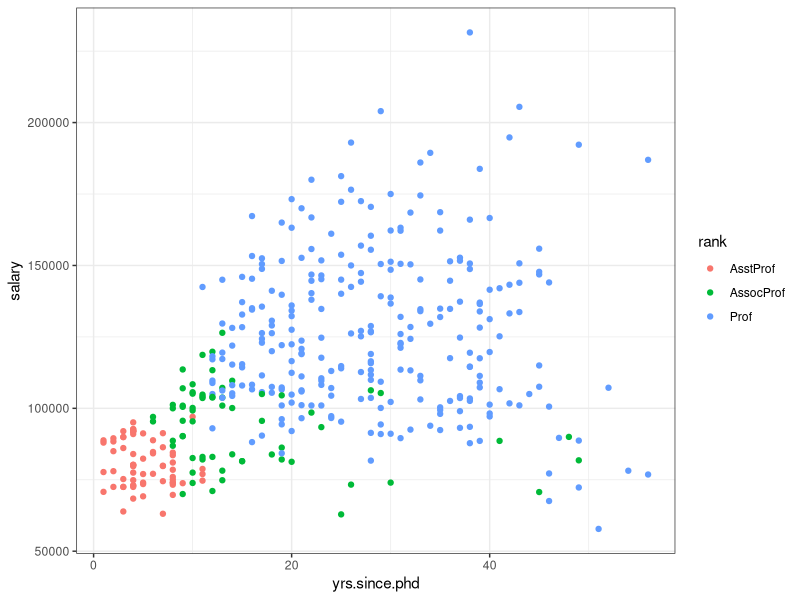
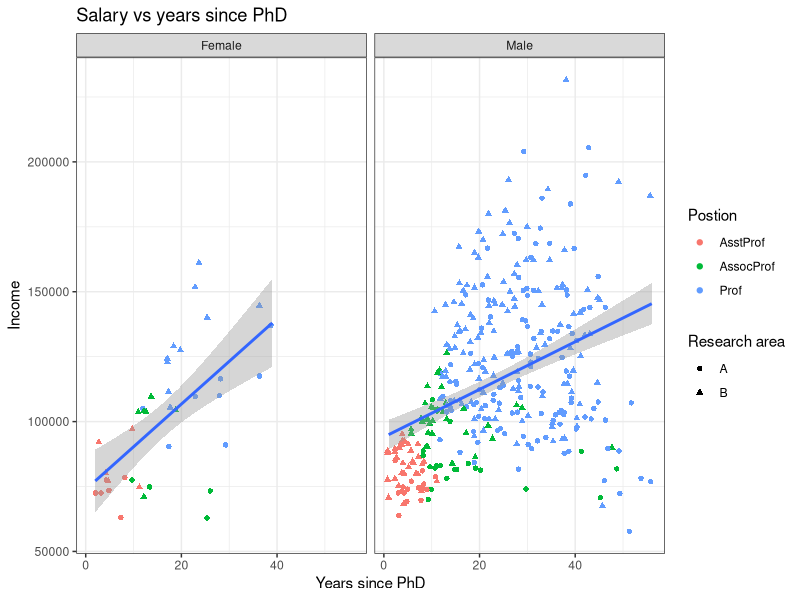
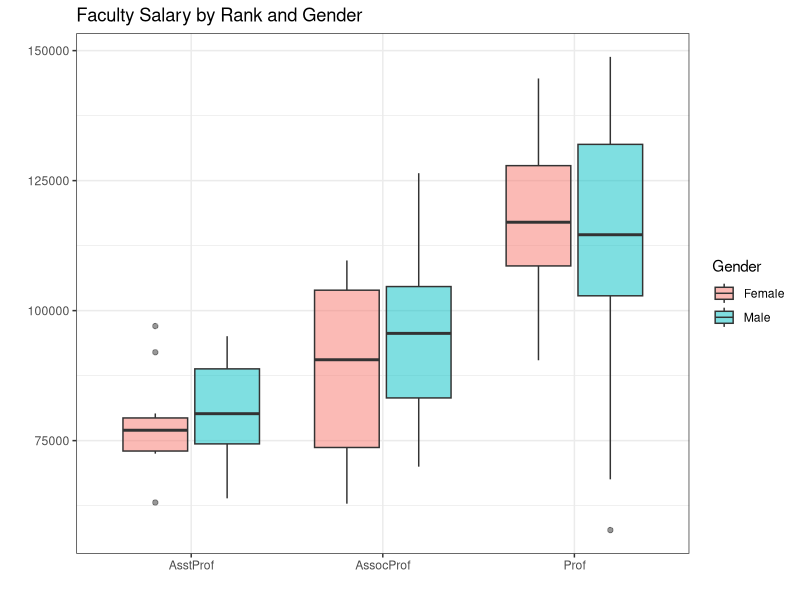
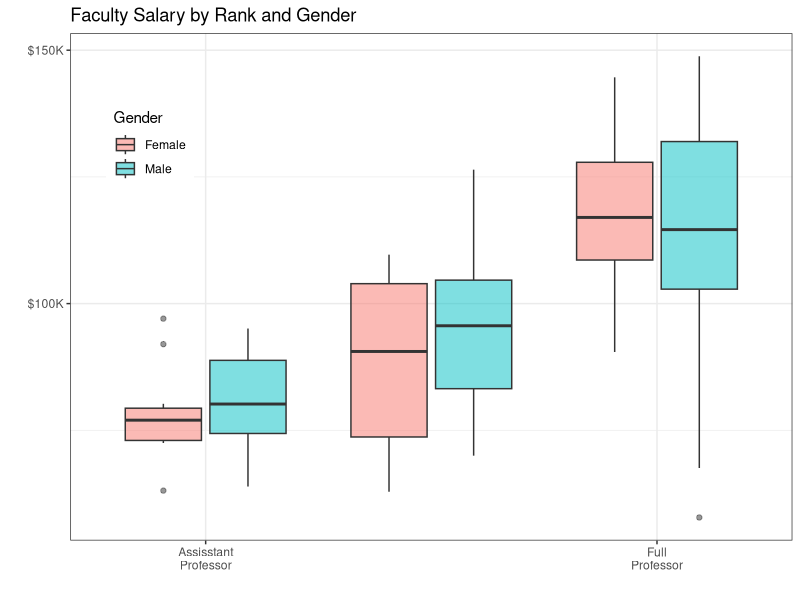

The R script that drew these images, in order:
install.packages("car")
library(car)
library(tidyverse)


theme_set(theme_bw())

# Quick look at the data
head(Salaries)

# Plot salary vs yrs since PhD
Salaries %>% 
  ggplot(aes(x = yrs.since.phd,
         y = salary,
         color = rank))+
  geom_point()



Salaries %>% 
  ggplot(aes(x = yrs.since.phd,
             y = salary,))+
  geom_jitter(aes(color = rank, shape = discipline))+
  geom_smooth(method = lm)+
  facet_wrap(~sex)+
  labs(title = "Salary vs years since PhD",
       x = "Years since PhD",
       y = "Income",
       color = "Postion",
       shape = "Research area")



#geom_jitter is for our plot to not draw a second line
#in it and ruin the plot, 
#and that applies only to that specific line of code

 

# learn how to change tic marks and tic marks labels
Salaries %>% 
  filter(salary < 150000) %>% 
  ggplot(aes(x=rank, y=salary, fill = sex))+
  geom_boxplot(alpha=0.5)+
  labs(title = "Faculty Salary by Rank and Gender",
       x="",
       y="",
       fill="Gender")


# cange of tics and tic labels
Salaries %>% 
  filter(salary < 150000) %>% 
  ggplot(aes(x=rank, y=salary, fill = sex))+
  geom_boxplot(alpha=0.5)+
  scale_x_discrete(breaks=c("AsstProf",
                            "AsoocProf",
                            "Prof"),
                   labels=c("Assisstant\nProfessor",
                            "Associate\nProfessor",
                            "Full\nProfessor"))+
  scale_y_continuous(breaks=c(50000, 
                              100000,
                              150000,
                              200000),
                     labels=c("$50K",
                              "$100K",
                              "$150K",
                              "$200K"))+
  labs(title="Faculty Salary by Rank and Gender",
       x="",
       y="",fill="Gender")+
  theme(legend.position = c(.11,.78))






